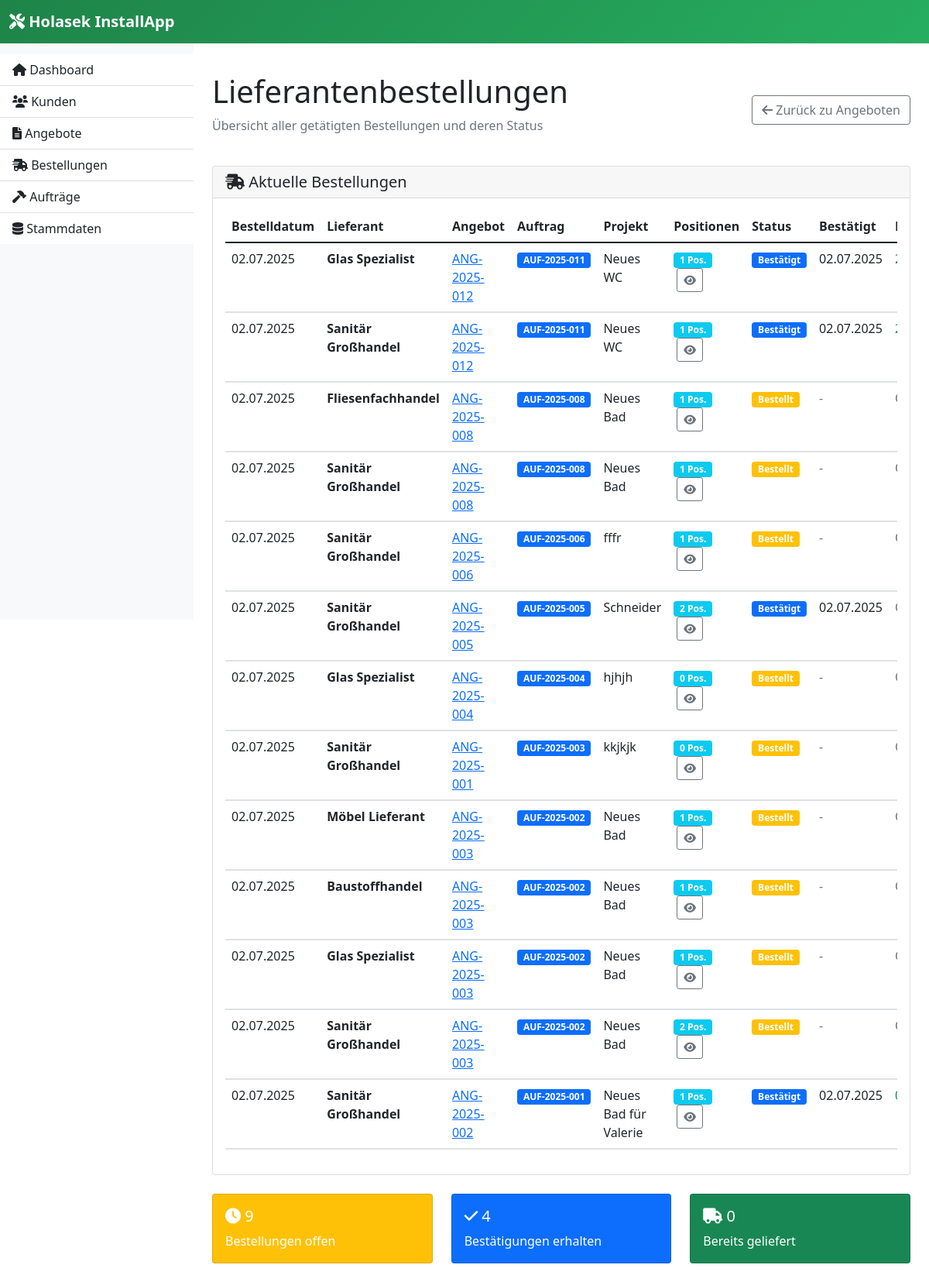
The app's page /supplier_orders with its own data.
### models.py (models this page shows, shortened)
class SupplierOrder(db.Model):
    id = db.Column(db.Integer, primary_key=True)
    quote_id = db.Column(db.Integer, db.ForeignKey('quote.id'), nullable=False)
    order_id = db.Column(db.Integer, db.ForeignKey('order.id'), nullable=True)  # Verknüpfung zum Auftrag
    supplier_name = db.Column(db.String(200), nullable=False)
    order_date = db.Column(db.DateTime, default=datetime.utcnow)
    status = db.Column(db.String(20), default='Bestellt')  # Bestellt, Bestätigt, Geliefert
    confirmation_date = db.Column(db.DateTime)
    delivery_date = db.Column(db.Date)
    notes = db.Column(db.Text)
    quote = db.relationship('Quote', backref='supplier_orders')
    order = db.relationship('Order', backref='supplier_orders')
    items = db.relationship('SupplierOrderItem', backref='supplier_order', lazy=True, cascade='all, delete-orphan')

class Quote(db.Model):
    id = db.Column(db.Integer, primary_key=True)
    quote_number = db.Column(db.String(50), unique=True, nullable=False)
    customer_id = db.Column(db.Integer, db.ForeignKey('customer.id'), nullable=False)
    project_description = db.Column(db.Text)
    total_amount = db.Column(db.Float, default=0.0)
    status = db.Column(db.String(20), default='Entwurf')  # Entwurf, Gesendet, Angenommen, Abgelehnt
    created_at = db.Column(db.DateTime, default=datetime.utcnow)
    valid_until = db.Column(db.Date)
    include_additional_info = db.Column(db.Boolean, default=True)
    show_subitem_prices = db.Column(db.Boolean, default=False)  # Preistransparenz Unterpositionen
    markup_percentage = db.Column(db.Float, default=15.0)  # Aufschlag in Prozent (Standard: 15%)
    quote_items = db.relationship('QuoteItem', backref='quote', lazy=True, cascade='all, delete-orphan')

class Order(db.Model):
    id = db.Column(db.Integer, primary_key=True)
    order_number = db.Column(db.String(50), unique=True, nullable=False)
    quote_id = db.Column(db.Integer, db.ForeignKey('quote.id'), nullable=False)
    created_at = db.Column(db.DateTime, default=datetime.utcnow)
    status = db.Column(db.String(20), default='Geplant')  # Geplant, In Arbeit, Abgeschlossen
    start_date = db.Column(db.Date, nullable=False)
    end_date = db.Column(db.Date, nullable=False)
    notes = db.Column(db.Text)
    project_manager = db.Column(db.String(100))
    quote = db.relationship('Quote', backref=db.backref('order', uselist=False))

### app.py (the view)
    @app.route('/supplier_orders')
    def supplier_orders():
        from models import SupplierOrder, Order
        from flask import request
        from sqlalchemy.orm import joinedload
        order_id = request.args.get('order_id', type=int)
        filter_order = None
        if order_id:
            filter_order = Order.query.get(order_id)
            orders = SupplierOrder.query.options(joinedload(SupplierOrder.items)).filter_by(order_id=order_id).order_by(SupplierOrder.order_date.desc()).all()
        else:
            orders = SupplierOrder.query.options(joinedload(SupplierOrder.items)).order_by(SupplierOrder.order_date.desc()).all()
        return render_template('supplier_orders.html', orders=orders, filter_order=filter_order)

### app.py (called while the page is built)
def create_app():
    app = Flask(__name__)
    app.config.from_object(Config)
    db.init_app(app)
    app.config['UPLOAD_FOLDER'] = os.path.join(app.root_path, 'static', 'uploads')
    app.config['MAX_CONTENT_LENGTH'] = 16 * 1024 * 1024  # 16MB max file size
    os.makedirs(app.config['UPLOAD_FOLDER'], exist_ok=True)
    @app.template_filter('from_json')
    def from_json_filter(value):
        """Konvertiert JSON-String zu Python-Objekt"""
        if not value:
            return []
        try:
            return json.loads(value)
        except (json.JSONDecodeError, TypeError):
            return []
    @app.context_processor
    def inject_global_vars():
        return {
            'get_default_hourly_rate': get_default_hourly_rate
        }
    register_routes(app)
    return app

### templates/supplier_orders.html (shortened to what this page needs)
{% extends "base.html" %}
{% block content %}
<div class="row">
    <div class="col-12 mb-4">
        <div class="d-flex justify-content-between align-items-center">
            <div>
                <h1>Lieferantenbestellungen</h1>
                {% if filter_order %}
                <p class="text-muted">
                    Bestellungen für Auftrag: <strong>{{ filter_order.order_number }}</strong>
                    <a href="{{ url_for('supplier_orders') }}" class="btn btn-sm btn-outline-secondary ms-2">
                        <i class="fas fa-times"></i> Filter entfernen
                    </a>
                </p>
                {% else %}
                <p class="text-muted">Übersicht aller getätigten Bestellungen und deren Status</p>
                {% endif %}
            </div>
            <div>
                <a href="{{ url_for('quotes') }}" class="btn btn-outline-secondary">
                    <i class="fas fa-arrow-left"></i> Zurück zu Angeboten
                </a>
            </div>
        </div>
    </div>
</div>
{% set unlinked_orders = orders|selectattr('order', 'none')|list %}
<div class="row">
    <div class="col-12">
        <div class="card">
            <div class="card-header">
                <h5 class="card-title mb-0">
                    <i class="fas fa-shipping-fast"></i> Aktuelle Bestellungen
                </h5>
            </div>
            <div class="card-body">
                {% if orders %}
                <div class="table-responsive">
                    <table class="table table-hover">
                        <thead>
                            <tr>
                                <th>Bestelldatum</th>
                                <th>Lieferant</th>
                                <th>Angebot</th>
                                <th>Auftrag</th>
                                <th>Projekt</th>
                                <th>Positionen</th>
                                <th>Status</th>
                                <th>Bestätigt</th>
                                <th>Liefertermin</th>
                            </tr>
                        </thead>
                        <tbody>
                            {% for order in orders %}
                            <tr>
                                <td>{{ order.order_date.strftime('%d.%m.%Y') }}</td>
                                <td>
                                    <strong>{{ order.supplier_name }}</strong>
                                </td>
                                <td>
                                    <a href="{{ url_for('edit_quote', id=order.quote.id) }}">
                                        {{ order.quote.quote_number }}
                                    </a>
                                </td>
                                <td>
                                    {% if order.order %}
                                        <a href="{{ url_for('view_order', order_id=order.order.id) }}" class="text-decoration-none">
                                            <span class="badge bg-primary">{{ order.order.order_number }}</span>
                                        </a>
                                    {% else %}
                                        <span class="badge bg-warning">Kein Auftrag</span>
                                        <i class="fas fa-exclamation-triangle text-warning ms-1"
                                           title="Diese Bestellung ist keinem Auftrag zugeordnet!"></i>
                                    {% endif %}
                                </td>
                                <td>{{ order.quote.project_description[:30] }}{{ '...' if order.quote.project_description|length > 30 else '' }}</td>
                                <td>
                                    <span class="badge bg-info">{{ order.items|length }} Pos.</span>
                                    <button class="btn btn-sm btn-outline-secondary ms-1" type="button"
                                            data-bs-toggle="collapse" data-bs-target="#items-{{ order.id }}"
                                            aria-expanded="false">
                                        <i class="fas fa-eye"></i>
                                    </button>
                                </td>
                                <td>
                                    {% if order.status == 'Bestellt' %}
                                        <span class="badge bg-warning">{{ order.status }}</span>
                                    {% elif order.status == 'Bestätigt' %}
                                        <span class="badge bg-primary">{{ order.status }}</span>
                                    {% elif order.status == 'Geliefert' %}
                                        <span class="badge bg-success">{{ order.status }}</span>
                                    {% endif %}
                                </td>
                                <td>
                                    {% if order.confirmation_date %}
                                        {{ order.confirmation_date.strftime('%d.%m.%Y') }}
                                    {% else %}
                                        <span class="text-muted">-</span>
                                    {% endif %}
                                </td>
                                <td>
                                    {% if order.delivery_date %}
                                        {% set today = moment().date() if moment is defined else none %}
                                        {% if today and order.delivery_date < today %}
                                            <span class="text-danger">{{ order.delivery_date.strftime('%d.%m.%Y') }}</span>
                                        {% elif today and order.delivery_date == today %}
                                            <span class="text-warning">{{ order.delivery_date.strftime('%d.%m.%Y') }}</span>
                                        {% else %}
                                            <span class="text-success">{{ order.delivery_date.strftime('%d.%m.%Y') }}</span>
                                        {% endif %}
                                    {% else %}
                                        <span class="text-muted">Offen</span>
                                    {% endif %}
                                </td>
                            </tr>
                            <tr>
                                <td colspan="9" class="p-0">
                                </td>
                            </tr>
                            {% endfor %}
                        </tbody>
                    </table>
                </div>
                {% endif %}
            </div>
        </div>
    </div>
</div>
{% if orders %}
<div class="row mt-4">
    <div class="col-md-4">
        <div class="card bg-warning text-white">
            <div class="card-body">
                <h5>
                    <i class="fas fa-clock"></i>
                    {{ orders|selectattr('status', 'equalto', 'Bestellt')|list|length }}
                </h5>
                <p class="mb-0">Bestellungen offen</p>
            </div>
        </div>
    </div>
    <div class="col-md-4">
        <div class="card bg-primary text-white">
            <div class="card-body">
                <h5>
                    <i class="fas fa-check"></i>
                    {{ orders|selectattr('status', 'equalto', 'Bestätigt')|list|length }}
                </h5>
                <p class="mb-0">Bestätigungen erhalten</p>
            </div>
        </div>
    </div>
    <div class="col-md-4">
        <div class="card bg-success text-white">
            <div class="card-body">
                <h5>
                    <i class="fas fa-truck"></i>
                    {{ orders|selectattr('status', 'equalto', 'Geliefert')|list|length }}
                </h5>
                <p class="mb-0">Bereits geliefert</p>
            </div>
        </div>
    </div>
</div>
{% endif %}
{% endblock %}

### records on screen
SupplierOrder: order_date "02.07.2025", supplier_name "Glas Spezialist", quote.quote_number "ANG-2025-012", order.order_number "AUF-2025-011", quote "Neues WC", items|length "1", status "Bestätigt", confirmation_date "02.07.2025"
SupplierOrder: order_date "02.07.2025", supplier_name "Sanitär Großhandel", quote.quote_number "ANG-2025-012", order.order_number "AUF-2025-011", quote "Neues WC", items|length "1", status "Bestätigt", confirmation_date "02.07.2025"
SupplierOrder: order_date "02.07.2025", supplier_name "Fliesenfachhandel", quote.quote_number "ANG-2025-008", order.order_number "AUF-2025-008", quote "Neues Bad", items|length "1", status "Bestellt"
SupplierOrder: order_date "02.07.2025", supplier_name "Sanitär Großhandel", quote.quote_number "ANG-2025-008", order.order_number "AUF-2025-008", quote "Neues Bad", items|length "1", status "Bestellt"
SupplierOrder: order_date "02.07.2025", supplier_name "Sanitär Großhandel", quote.quote_number "ANG-2025-006", order.order_number "AUF-2025-006", quote "fffr", items|length "1", status "Bestellt"
SupplierOrder: order_date "02.07.2025", supplier_name "Sanitär Großhandel", quote.quote_number "ANG-2025-005", order.order_number "AUF-2025-005", quote "Schneider", items|length "2", status "Bestätigt", confirmation_date "02.07.2025"
SupplierOrder: order_date "02.07.2025", supplier_name "Glas Spezialist", quote.quote_number "ANG-2025-004", order.order_number "AUF-2025-004", quote "hjhjh", items|length "0", status "Bestellt"
SupplierOrder: order_date "02.07.2025", supplier_name "Sanitär Großhandel", quote.quote_number "ANG-2025-001", order.order_number "AUF-2025-003", quote "kkjkjk", items|length "0", status "Bestellt"
SupplierOrder: order_date "02.07.2025", supplier_name "Möbel Lieferant", quote.quote_number "ANG-2025-003", order.order_number "AUF-2025-002", quote "Neues Bad", items|length "1", status "Bestellt"
SupplierOrder: order_date "02.07.2025", supplier_name "Baustoffhandel", quote.quote_number "ANG-2025-003", order.order_number "AUF-2025-002", quote "Neues Bad", items|length "1", status "Bestellt"
SupplierOrder: order_date "02.07.2025", supplier_name "Glas Spezialist", quote.quote_number "ANG-2025-003", order.order_number "AUF-2025-002", quote "Neues Bad", items|length "1", status "Bestellt"
SupplierOrder: order_date "02.07.2025", supplier_name "Sanitär Großhandel", quote.quote_number "ANG-2025-003", order.order_number "AUF-2025-002", quote "Neues Bad", items|length "2", status "Bestellt"
SupplierOrder: order_date "02.07.2025", supplier_name "Sanitär Großhandel", quote.quote_number "ANG-2025-002", order.order_number "AUF-2025-001", quote "Neues Bad für Valerie", items|length "1", status "Bestätigt", confirmation_date "02.07.2025"

### other values on screen
{{ orders|selectattr('status', 'equalto', 'Bestellt')|list|length }} "9"
{{ orders|selectattr('status', 'equalto', 'Bestätigt')|list|length }} "4"
{{ orders|selectattr('status', 'equalto', 'Geliefert')|list|length }} "0"
